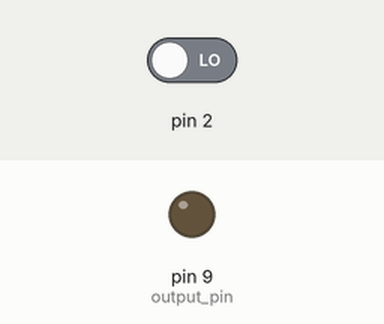
This sketch was run on a simulated Arduino Pro Mini, built with avr-gcc and run on an emulated ATmega328P. Shown: output pins drawn as LEDs (lit = HIGH). The inputs (shaded band) are chosen by the test bench; at power-on: pin 2 LOW.

Above: at 0.1 s.
At 1.1 s:
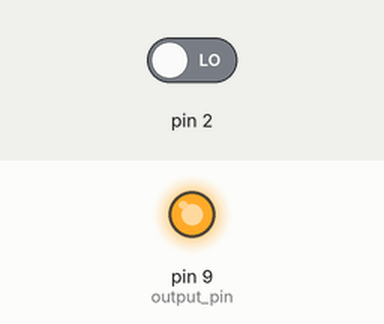
Timing chart, 0 to 12.5 s (numbered marks = the images above):
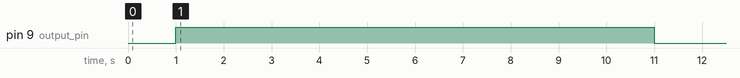

Measured:
- by itself, pin 9 (output_pin): LOW → HIGH at 1.0 s, → LOW 10.0 s later

The sketch:

cutdown_wire_V1_0.ino
```cpp
/* cutdown_wire_V1.0.ino

   Tom Haney
   VAST
   12 November 2014
   thaney@vandals.uidaho.edu


   program for arduino pro mini. This program waits a set time before setting the output pin
   high to turn on the cutdown wire system. It can be preempted via an input on intrupt0 on
   pin 2 of the pro mini microcontroller.
 *---------------------------------------------------------------------
 */

// Declares what pin to use as output. change this value to to change what output pin is used.
int output_pin = 9;

long int seconds = 1000;
long int minutes = 60;
long int FlightTime = 1 * seconds; //Put number of minutes for flight before cutdown occurs.

void setup()
{
  pinMode(output_pin , OUTPUT); // Sets pin 9 to the nichrome as output.
  digitalWrite(output_pin, LOW); // initializes pin 9 to low.

  // set pin 2 as an interupt pin on the rising edge and executes the
  // cutdown function

  attachInterrupt(0, cutdown, RISING); //set pin 5 as interupt pin from iridium.


}

void loop()
{
  //digitalWrite(7,HIGH);
  while( millis()  < FlightTime ); // millis() returns the number of milliseconds the program has be running.

  //Executes cutdown sequence.
  cutdown();

  //Stops program from starting over when finished.
  while(1);
}

/*******************************************************************
 * NAME :            cutdown()
 *
 * DESCRIPTION :     Sets output pin to HIGH (3.3V) for 10 seconds then back to LOW (0V)
 *
 *
 * CHANGES :
 * DATE		    		WHO     			DETAIL
 * 12.Nov.2014      	Tom Haney			Orginal
 *
 ********************************************************************/

void cutdown()
{
  // Outputs 3.3 V signal to mosfet.
  digitalWrite(output_pin, HIGH);
  digitalWrite(13, HIGH); //led indicats nichrome should be on.

  //druation for cutdown system to be on set to 10 seconds
  long int time = millis();

  while((millis() - time)/1000 < 10 );

   //signal for mosfet to turn off is set to 0V
  digitalWrite(output_pin, LOW);
  digitalWrite(13, LOW);
}
```
